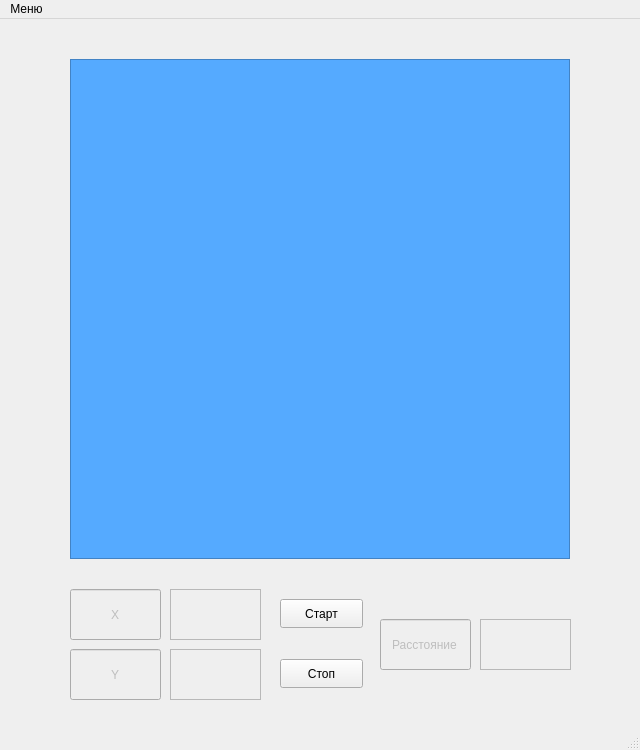
<?xml version="1.0" encoding="UTF-8"?>
<ui version="4.0">
 <class>MainWindow</class>
 <widget class="QMainWindow" name="MainWindow">
  <property name="geometry">
   <rect>
    <x>0</x>
    <y>0</y>
    <width>640</width>
    <height>750</height>
   </rect>
  </property>
  <property name="mouseTracking">
   <bool>false</bool>
  </property>
  <property name="windowTitle">
   <string>MainWindow</string>
  </property>
  <widget class="QWidget" name="centralwidget">
   <widget class="QFrame" name="mouseTracking">
    <property name="geometry">
     <rect>
      <x>70</x>
      <y>40</y>
      <width>500</width>
      <height>500</height>
     </rect>
    </property>
    <property name="styleSheet">
     <string notr="true">background-color: rgb(85, 170, 255);</string>
    </property>
    <property name="frameShape">
     <enum>QFrame::StyledPanel</enum>
    </property>
    <property name="frameShadow">
     <enum>QFrame::Raised</enum>
    </property>
   </widget>
   <widget class="QTextEdit" name="X">
    <property name="enabled">
     <bool>false</bool>
    </property>
    <property name="geometry">
     <rect>
      <x>170</x>
      <y>570</y>
      <width>91</width>
      <height>51</height>
     </rect>
    </property>
    <property name="font">
     <font>
      <pointsize>9</pointsize>
     </font>
    </property>
    <property name="mouseTracking">
     <bool>false</bool>
    </property>
   </widget>
   <widget class="QTextEdit" name="Y">
    <property name="enabled">
     <bool>false</bool>
    </property>
    <property name="geometry">
     <rect>
      <x>170</x>
      <y>630</y>
      <width>91</width>
      <height>51</height>
     </rect>
    </property>
    <property name="font">
     <font>
      <pointsize>9</pointsize>
     </font>
    </property>
    <property name="mouseTracking">
     <bool>false</bool>
    </property>
   </widget>
   <widget class="QTextEdit" name="distance">
    <property name="enabled">
     <bool>false</bool>
    </property>
    <property name="geometry">
     <rect>
      <x>480</x>
      <y>600</y>
      <width>91</width>
      <height>51</height>
     </rect>
    </property>
    <property name="font">
     <font>
      <pointsize>9</pointsize>
     </font>
    </property>
    <property name="mouseTracking">
     <bool>false</bool>
    </property>
    <property name="midLineWidth">
     <number>1</number>
    </property>
   </widget>
   <widget class="QLineEdit" name="lineEdit_X">
    <property name="enabled">
     <bool>false</bool>
    </property>
    <property name="geometry">
     <rect>
      <x>70</x>
      <y>570</y>
      <width>91</width>
      <height>51</height>
     </rect>
    </property>
    <property name="font">
     <font>
      <pointsize>9</pointsize>
     </font>
    </property>
    <property name="text">
     <string>X</string>
    </property>
    <property name="alignment">
     <set>Qt::AlignCenter</set>
    </property>
    <property name="readOnly">
     <bool>false</bool>
    </property>
   </widget>
   <widget class="QLineEdit" name="lineEdit_Y">
    <property name="enabled">
     <bool>false</bool>
    </property>
    <property name="geometry">
     <rect>
      <x>70</x>
      <y>630</y>
      <width>91</width>
      <height>51</height>
     </rect>
    </property>
    <property name="font">
     <font>
      <pointsize>9</pointsize>
     </font>
    </property>
    <property name="text">
     <string>Y</string>
    </property>
    <property name="alignment">
     <set>Qt::AlignCenter</set>
    </property>
    <property name="readOnly">
     <bool>false</bool>
    </property>
   </widget>
   <widget class="QLineEdit" name="lineEdit_distance">
    <property name="enabled">
     <bool>false</bool>
    </property>
    <property name="geometry">
     <rect>
      <x>380</x>
      <y>600</y>
      <width>91</width>
      <height>51</height>
     </rect>
    </property>
    <property name="font">
     <font>
      <pointsize>9</pointsize>
     </font>
    </property>
    <property name="text">
     <string>Расстояние</string>
    </property>
    <property name="alignment">
     <set>Qt::AlignCenter</set>
    </property>
    <property name="readOnly">
     <bool>false</bool>
    </property>
   </widget>
   <widget class="QPushButton" name="pushButton_Start">
    <property name="geometry">
     <rect>
      <x>280</x>
      <y>580</y>
      <width>83</width>
      <height>29</height>
     </rect>
    </property>
    <property name="text">
     <string>Старт</string>
    </property>
   </widget>
   <widget class="QPushButton" name="pushButton_Stop">
    <property name="geometry">
     <rect>
      <x>280</x>
      <y>640</y>
      <width>83</width>
      <height>29</height>
     </rect>
    </property>
    <property name="text">
     <string>Стоп</string>
    </property>
   </widget>
  </widget>
  <widget class="QMenuBar" name="menubar">
   <property name="geometry">
    <rect>
     <x>0</x>
     <y>0</y>
     <width>640</width>
     <height>25</height>
    </rect>
   </property>
   <property name="mouseTracking">
    <bool>false</bool>
   </property>
   <widget class="QMenu" name="menu">
    <property name="title">
     <string>Меню</string>
    </property>
    <addaction name="settingTime"/>
    <addaction name="chooseFolder"/>
   </widget>
   <addaction name="menu"/>
  </widget>
  <widget class="QStatusBar" name="statusbar"/>
  <action name="settingTime">
   <property name="text">
    <string>Установка времени</string>
   </property>
  </action>
  <action name="chooseFolder">
   <property name="text">
    <string>Выбрать папку для сохранения</string>
   </property>
  </action>
 </widget>
 <resources/>
 <connections/>
</ui>
